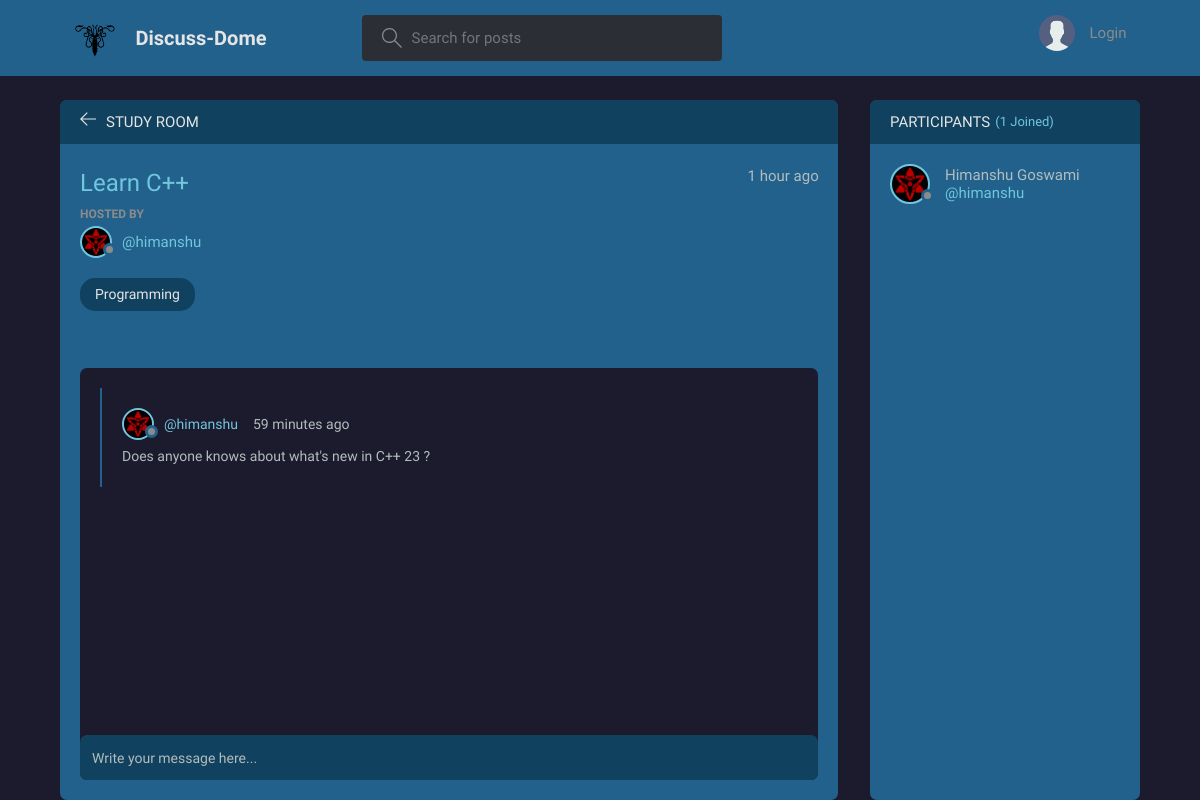
Page /room/2/ on the committed database.
### base/models.py (models this page shows, shortened)
class Room(models.Model):
    host = models.ForeignKey(User, on_delete=models.SET_NULL, null=True)
    topic = models.ForeignKey(Topic, on_delete=models.SET_NULL, null=True)
    name = models.CharField(max_length=200)
    description = models.TextField(null=True, blank=True)
    participants = models.ManyToManyField(
        User, related_name='participants', blank=True)
    updated = models.DateTimeField(auto_now=True)
    created = models.DateTimeField(auto_now_add=True)
    class Meta:
        ordering = ['-updated', '-created']

class User(AbstractUser):
    name = models.CharField(max_length=200, null=True)
    email = models.EmailField(unique=True, null=True)
    bio = models.TextField(null=True)
    avatar = models.ImageField(null=True, default="avatar.svg")
    REQUIRED_FIELDS = []

class Topic(models.Model):
    name = models.CharField(max_length=200)
    def __str__(self):
        return self.name

class Message(models.Model):
    user = models.ForeignKey(User, on_delete=models.CASCADE)
    room = models.ForeignKey(Room, on_delete=models.CASCADE)
    body = models.TextField()
    updated = models.DateTimeField(auto_now=True)
    created = models.DateTimeField(auto_now_add=True)
    class Meta:
        ordering = ['-updated', '-created']

### base/views.py (the view, shortened to what this page needs)
# urls.py: path('room/<str:pk>/', views.room, name="room"),
def room(request, pk):
    room = Room.objects.get(id=pk)
    room_messages = room.message_set.all()
    participants = room.participants.all()
    context = {'room': room, 'room_messages': room_messages,
               'participants': participants}
    return render(request, 'base/room.html', context)

### base/templates/base/room.html (shortened to what this page needs)
{% extends 'main.html' %}
{% block content %}
<main class="profile-page layout layout--2">
  <div class="container">
    <div class="room">
      <div class="room__top">
        <div class="room__topLeft">
          <a href="{% url 'home' %}">
            <svg version="1.1" xmlns="http://www.w3.org/2000/svg" width="32" height="32" viewBox="0 0 32 32">
              <title>arrow-left</title>
              <path
                d="M13.723 2.286l-13.723 13.714 13.719 13.714 1.616-1.611-10.96-10.96h27.625v-2.286h-27.625l10.965-10.965-1.616-1.607z">
              </path>
            </svg>
          </a>
          <h3>Study Room</h3>
        </div>
      </div>
      <div class="room__box scroll">
        <div class="room__header scroll">
          <div class="room__info">
            <h3>{{room.name}}</h3>
            <span>{{room.created|timesince}} ago</span>
          </div>
          <div class="room__hosted">
            <p>Hosted By</p>
            <a href="{% url 'user-profile' room.host.id %}" class="room__author">
              <div class="avatar avatar--small">
                <img src="{{room.host.avatar.url}}" />
              </div>
              <span>@{{room.host.username}}</span>
            </a>
          </div>
          <span class="room__topics">{{room.topic}}</span>
        </div>
        <div class="room__conversation">
          <div class="threads scroll">
            {% for message in room_messages %}
            <div class="thread">
              <div class="thread__top">
                <div class="thread__author">
                  <a href="{% url 'user-profile' message.user.id %}" class="thread__authorInfo">
                    <div class="avatar avatar--small">
                      <img src="{{message.user.avatar.url}}" />
                    </div>
                    <span>@{{message.user.username}}</span>
                  </a>
                  <span class="thread__date">{{message.created|timesince}} ago</span>
                </div>
              </div>
              <div class="thread__details">
                {{message.body}}
              </div>
            </div>
            {% endfor %}
          </div>
        </div>
      </div>
      <div class="room__message">
        <form action="" method="POST">
          <input name="body" placeholder="Write your message here..." />
        </form>
      </div>
    </div>
    <div class="participants">
      <h3 class="participants__top">Participants <span>({{participants.count}} Joined)</span></h3>
      <div class="participants__list scroll">
        {% for user in participants %}
        <a href="{%  url 'user-profile' user.id %}" class="participant">
          <div class="avatar avatar--medium">
            <img src="{{user.avatar.url}}" />
          </div>
          <p>
            {{user.name}}
            <span>@{{user.username}}</span>
          </p>
        </a>
        {% endfor %}
      </div>
    </div>
  </div>
</main>
{% endblock content %}

### rows in the picture
Room: name "Learn C++", created "1 hour", host.avatar (picture), host.username "himanshu", topic "Programming"
Message: user.avatar (picture), user.username "himanshu", created "59 minutes", body "Does anyone knows about what's new in C++ 23 ?"
User: avatar (picture), name "Himanshu Goswami", username "himanshu"

### other values in the picture
{{ participants.count }} "1"
